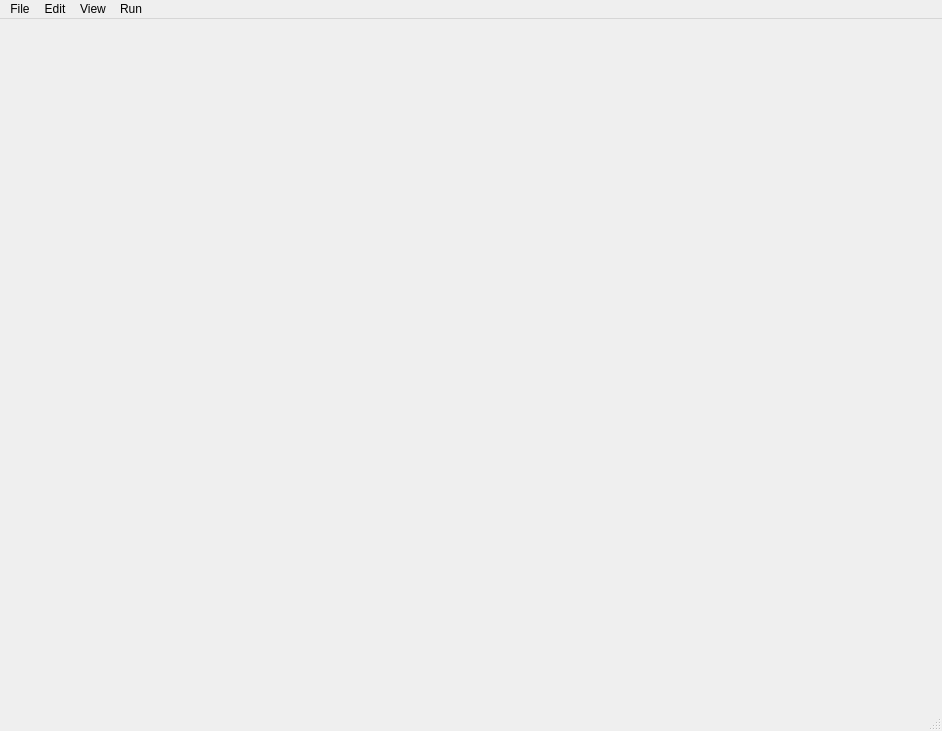
<?xml version="1.0" encoding="UTF-8"?>
<ui version="4.0">
 <class>MainWindow</class>
 <widget class="QMainWindow" name="MainWindow">
  <property name="geometry">
   <rect>
    <x>0</x>
    <y>0</y>
    <width>942</width>
    <height>731</height>
   </rect>
  </property>
  <property name="windowTitle">
   <string>MainWindow</string>
  </property>
  <widget class="QWidget" name="centralwidget">
   <widget class="QWidget" name="layoutWidget">
    <property name="geometry">
     <rect>
      <x>9</x>
      <y>-1</y>
      <width>931</width>
      <height>681</height>
     </rect>
    </property>
    <layout class="QHBoxLayout" name="horizontalLayout_2">
     <item>
      <widget class="QWidget" name="ToolbarContainer" native="true">
       <property name="minimumSize">
        <size>
         <width>200</width>
         <height>0</height>
        </size>
       </property>
       <property name="maximumSize">
        <size>
         <width>16777215</width>
         <height>16777215</height>
        </size>
       </property>
       <property name="autoFillBackground">
        <bool>false</bool>
       </property>
       <widget class="SliderWidget" name="SliderWidget" native="true">
        <property name="geometry">
         <rect>
          <x>0</x>
          <y>0</y>
          <width>200</width>
          <height>411</height>
         </rect>
        </property>
        <property name="minimumSize">
         <size>
          <width>200</width>
          <height>150</height>
         </size>
        </property>
        <property name="maximumSize">
         <size>
          <width>200</width>
          <height>16777215</height>
         </size>
        </property>
       </widget>
      </widget>
     </item>
     <item>
      <widget class="QWidget" name="MplWidgetContainer" native="true">
       <property name="minimumSize">
        <size>
         <width>600</width>
         <height>0</height>
        </size>
       </property>
       <property name="maximumSize">
        <size>
         <width>600</width>
         <height>600</height>
        </size>
       </property>
       <widget class="MplWidget" name="MplWidget" native="true">
        <property name="geometry">
         <rect>
          <x>0</x>
          <y>0</y>
          <width>600</width>
          <height>600</height>
         </rect>
        </property>
        <property name="minimumSize">
         <size>
          <width>600</width>
          <height>600</height>
         </size>
        </property>
        <property name="toolTip">
         <string comment="standard node"/>
        </property>
       </widget>
      </widget>
     </item>
     <item>
      <spacer name="horizontalSpacer_2">
       <property name="orientation">
        <enum>Qt::Horizontal</enum>
       </property>
       <property name="sizeHint" stdset="0">
        <size>
         <width>40</width>
         <height>20</height>
        </size>
       </property>
      </spacer>
     </item>
    </layout>
   </widget>
  </widget>
  <widget class="QMenuBar" name="menubar">
   <property name="geometry">
    <rect>
     <x>0</x>
     <y>0</y>
     <width>942</width>
     <height>22</height>
    </rect>
   </property>
   <widget class="QMenu" name="menuFile">
    <property name="title">
     <string>File</string>
    </property>
    <widget class="QMenu" name="menuOpen">
     <property name="title">
      <string>Open</string>
     </property>
     <addaction name="actionImage"/>
     <addaction name="actionLabel"/>
    </widget>
    <addaction name="menuOpen"/>
    <addaction name="separator"/>
    <addaction name="actionSave"/>
    <addaction name="actionSave_As"/>
    <addaction name="actionExport_to_Gephi"/>
   </widget>
   <widget class="QMenu" name="menuEdit">
    <property name="title">
     <string>Edit</string>
    </property>
    <addaction name="actionClear"/>
    <addaction name="actionCustom_Processing"/>
   </widget>
   <widget class="QMenu" name="menuView">
    <property name="title">
     <string>View</string>
    </property>
    <addaction name="actionBinary_Image"/>
    <addaction name="actionBounding_Boxes"/>
    <addaction name="actionContour_view"/>
   </widget>
   <widget class="QMenu" name="menuRun">
    <property name="title">
     <string>Run</string>
    </property>
    <addaction name="actionProcess_Image"/>
    <addaction name="actionYOLO"/>
    <addaction name="actionContour_run"/>
    <addaction name="actionEdge_Detection"/>
    <addaction name="actionCrop"/>
    <addaction name="actionReunify"/>
   </widget>
   <addaction name="menuFile"/>
   <addaction name="menuEdit"/>
   <addaction name="menuView"/>
   <addaction name="menuRun"/>
  </widget>
  <widget class="QStatusBar" name="statusbar"/>
  <action name="actionImage">
   <property name="text">
    <string>Image</string>
   </property>
  </action>
  <action name="actionLabel">
   <property name="text">
    <string>Label</string>
   </property>
  </action>
  <action name="actionSave">
   <property name="text">
    <string>Save</string>
   </property>
  </action>
  <action name="actionClear">
   <property name="text">
    <string>Clear</string>
   </property>
  </action>
  <action name="actionCustom_Processing">
   <property name="text">
    <string>Image Processing Options</string>
   </property>
  </action>
  <action name="actionBinary_Image">
   <property name="checkable">
    <bool>true</bool>
   </property>
   <property name="text">
    <string>Binary Image</string>
   </property>
  </action>
  <action name="actionBounding_Boxes">
   <property name="checkable">
    <bool>true</bool>
   </property>
   <property name="text">
    <string>Bounding Boxes</string>
   </property>
  </action>
  <action name="actionContour_view">
   <property name="checkable">
    <bool>true</bool>
   </property>
   <property name="text">
    <string>Contour</string>
   </property>
  </action>
  <action name="actionProcess_Image">
   <property name="text">
    <string>Process Image</string>
   </property>
  </action>
  <action name="actionYOLO">
   <property name="text">
    <string>YOLO</string>
   </property>
  </action>
  <action name="actionContour_run">
   <property name="text">
    <string>Contour</string>
   </property>
  </action>
  <action name="actionEdge_Detection">
   <property name="text">
    <string>Edge Detection</string>
   </property>
  </action>
  <action name="actionCrop">
   <property name="text">
    <string>Crop</string>
   </property>
  </action>
  <action name="actionReunify">
   <property name="text">
    <string>Reunify</string>
   </property>
  </action>
  <action name="actionSave_As">
   <property name="text">
    <string>Save As...</string>
   </property>
  </action>
  <action name="actionExport_to_Gephi">
   <property name="text">
    <string>Export to Gephi</string>
   </property>
  </action>
 </widget>
 <customwidgets>
  <customwidget>
   <class>MplWidget</class>
   <extends>QWidget</extends>
   <header>mplwidget.h</header>
   <container>1</container>
  </customwidget>
  <customwidget>
   <class>SliderWidget</class>
   <extends>QWidget</extends>
   <header>sliderwidget.h</header>
   <container>1</container>
  </customwidget>
 </customwidgets>
 <resources/>
 <connections/>
</ui>
